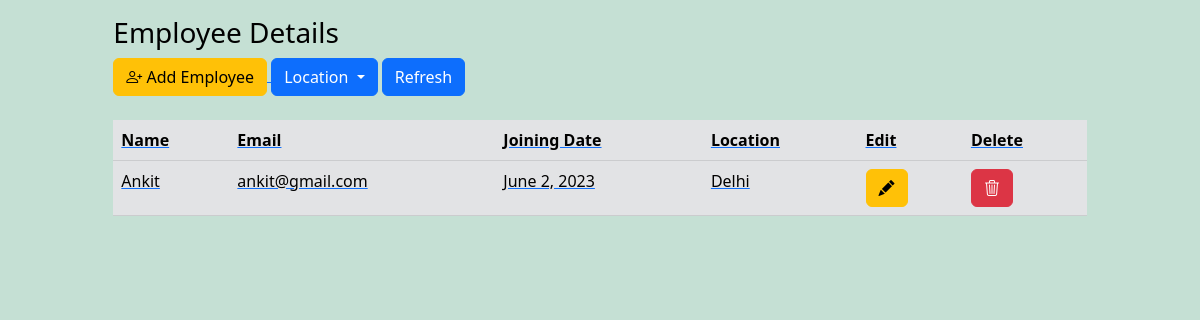
/delhi/, run on the app's committed database.
### employee/models.py (models this page shows)
class Emp(models.Model):
    name=models.CharField(max_length=25)
    email=models.CharField(max_length=25)
    doj=models.DateField()
    location=models.CharField(max_length=25,choices=(("Mumbai",'Mumbai'),("Pune",'Pune'),("Delhi",'Delhi'),("Bangalore",'Bangalore')))
    class Meta:
        db_table="employee"

### employee/views.py (the view)
# urls.py: path('delhi/',views.delhi),
def delhi(request):
    data=Emp.objects.raw("select * from employee where location='Delhi'")
    content={'data':data}
    return render(request,'alldata.html',content)

### templates/alldata.html (shortened to what this page needs)
<!doctype html>
<html lang="en">
<head>
    <link rel="stylesheet" href="https://cdn.jsdelivr.net/npm/bootstrap-icons@1.9.1/font/bootstrap-icons.css">
    <link href="https://cdn.jsdelivr.net/npm/bootstrap@5.2.1/dist/css/bootstrap.min.css" rel="stylesheet"
>
</head>
<body class="p-3 mb-2 bg-success p-2 text-dark bg-opacity-25 text-black">
    <div class="col-10 center">
        <div class="">
            <td colspan="">
                <h3>Employee Details</h3>
            </td>
            <td> <a href="/"> <span class="bi bi-person-plus btn btn-warning"> Add Employee</span> </a></td>
            <div class="btn-group" role="group">
                <button type="button" class="btn btn-primary dropdown-toggle" data-bs-toggle="dropdown"
                    aria-expanded="false">
                    Location
                </button>
            </div>
            <td> <a href="/refresh"><button type="button" class="btn btn-primary">Refresh</button>
                <br> <br>
        </div>
        <table class="table table table-secondary table-hover">
            <thead>
                <tr>
                    <th scope="col">Name</th>
                    <th scope="col">Email</th>
                    <th scope="col">Joining Date</th>
                    <th scope="col">Location</th>
                    <th scope="col">Edit</th>
                    <th scope="col">Delete</th>
                </tr>
            </thead>
            {% for d in data %}
            <tr>
                <td scope="col">{{d.name}}</td>
                <td scope="col">{{d.email}}</td>
                <td scope="col">{{d.doj}}</td>
                <td scope="col">{{d.location}}</td>
                <td scope="col"><a class="btn btn-warning" href="/update/{{d.id}}"><i class="bi bi-pencil-fill"></i></a>
                </td>
                <td scope="col"><a class="btn btn-danger" href="/delete/{{d.id}}"><i class="bi bi-trash3"></i></a> </td>
            </tr>
            {% endfor %}
        </table>
    </div>
</body>
</html>

### templates/alldata.html (style rules this page uses)
.center { margin-left: auto; margin-right: auto; }

### data on the page
Emp: name "Ankit", email "ankit@gmail.com", doj "June 2, 2023", location "Delhi"
